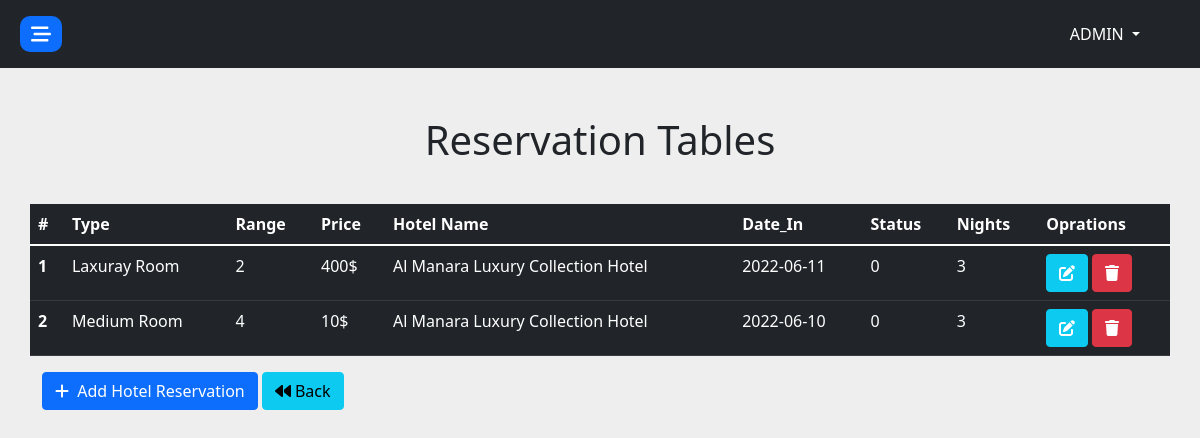
The page /admin/Home.php?page=hotels&res (signed in) on the database its author committed.
### tables this page shows
CREATE TABLE `res_h` (
  `id` int(11) NOT NULL,
  `type` tinyint(3) NOT NULL,
  `range_room` int(11) NOT NULL,
  `price` float NOT NULL,
  `nights` int(11) NOT NULL,
  `date_in` date NOT NULL,
  `hotel_id` int(11) NOT NULL,
  `status` tinyint(1) NOT NULL DEFAULT 0
);

CREATE TABLE `hotels` (
  `id` int(11) NOT NULL,
  `name_en` varchar(255) NOT NULL,
  `name_ar` varchar(255) NOT NULL,
  `desc_en` text NOT NULL,
  `desc_ar` text NOT NULL,
  `image` varchar(255) NOT NULL,
  `stars` tinyint(5) NOT NULL,
  `city_id` int(11) NOT NULL
);

### admin/pages/hotels/resHotels/index.php (the view, shortened to what this page needs)
<?php
     $con = DataBaseQuery::conDataBase();
     $sql = "SELECT res_h.*, hotels.name_en AS 'hotel_name' FROM `res_h` INNER JOIN `hotels` ON res_h.hotel_id = hotels.id";
     $stmt = $con->prepare($sql);
     $stmt->execute();
     $res_h = $stmt->fetchAll();
?>
    <div class="row">
        <div class="col d-flex justify-content-center align-items-center">
            <h1>Reservation Tables</h1>
        </div>
    </div>
<div class="row py-3"></div>
    <div class="row overflow-auto">
        <table class="table table-borderd table-dark">
            <thead>
                <tr>
                    <th scope="col">#</th>
                    <th scope="col">Type</th>
                    <th scope="col">Range</th>
                    <th scope="col">Price</th>
                    <th scope="col">Hotel Name</th>
                    <th scope="col">Date_In</th>
                    <th scope="col">Status</th>
                    <th scope="col">Nights</th>
                    <th scope="col">Oprations</th>
                </tr>
            </thead>
            <tbody>
                <?php
                    if(!empty($res_h)){ $i = 1; foreach($res_h as $hotel){
                    echo "<tr>
                            <th scope='row'>".$i++."</th>
                            <td>";switch ($hotel['type']) {
                                case 0:
                                    echo 'Laxuray Room';
                                    break;
                                case 1:
                                    echo 'Medium Room';
                                    break;
                                }echo "</td>
                            <td>".$hotel['range_room']."</td>
                            <td>".$hotel['price']."$</td>
                            <td>".$hotel['hotel_name']."</td>
                            <td>".$hotel['date_in']."</td>
                            <td>".$hotel['status']."</td>
                            <td>".$hotel['nights']."</td>
                            <td class=''>
                                <a href='?page=hotels&edit_res=".$hotel['id']."' class='btn btn-info '><i class='fa-solid fa-edit text-white'></i></a>
                                <a href='?page=hotels&delete_res=".$hotel['id']."' class='btn btn-danger '><i class='fa-solid fa-trash text-white'></i></a>
                            </td>
                        </tr>";
                    }}else{ echo "<tr> <td colspan='9' class='text-center'> <h3>No Hotels Reservation Found</h3></td> </tr>";}
                ?>
            </tbody>
        </table>
    </div>
    <div class="btn-add">
        <a href="?page=hotels&add_res" class="btn btn-primary"><i class="fa fa-plus me-1" aria-hidden="true"></i> Add Hotel Reservation</a>
        <a href="/admin/?page=hotels" class="btn btn-info"><i class="fa fa-backward me-1" aria-hidden="true"></i>Back</a>
    </div>

### admin/Layout/css/Home.css (style rules this page uses)
:root { --main-color: #212529; --main-font: "Roboto", sans-serif; --sec-font: 'Noto Kufi Arabic', sans-serif; }
body { background-color:#eee; position: relative; transition: all 0.5s ease-in-out; }
html { font-size: 100%; overflow-x: hidden; }
a { text-decoration: none; }

### rows shown on the page
res_h: type "Laxuray Room", range_room "2", price "400", hotel.name_en "Al Manara Luxury Collection Hotel", date_in "2022-06-11", status "0", nights "3"
res_h: type "Medium Room", range_room "4", price "10", hotel.name_en "Al Manara Luxury Collection Hotel", date_in "2022-06-10", status "0", nights "3"

### other values the page prints
$_SESSION['admin_name'] "ADMIN"
